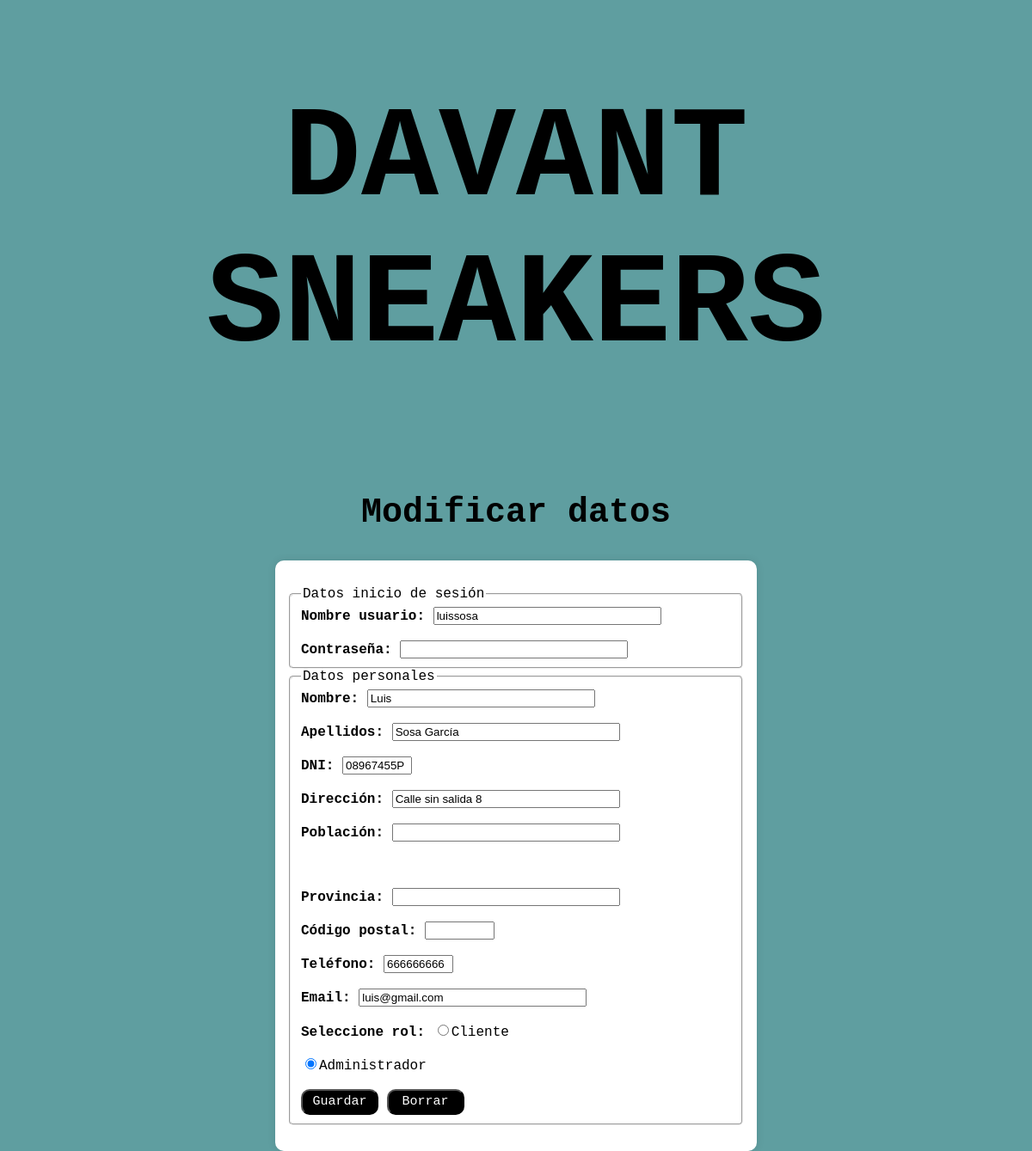
/modificar_usuario_seleccionado.php?id=1 (signed in), run on the app's committed database.
### tables this page shows
CREATE TABLE `usuario` (
  `id_usuario` int NOT NULL AUTO_INCREMENT,
  `nombre_usuario` varchar(50) NOT NULL,
  `contrasena` varchar(255) NOT NULL,
  PRIMARY KEY (`id_usuario`),
  UNIQUE KEY `nombre_usuario` (`nombre_usuario`),
  UNIQUE KEY `contraseña` (`contrasena`)
);

CREATE TABLE `datos_usuario` (
  `id_datos` int NOT NULL AUTO_INCREMENT,
  `id_usuario` int DEFAULT NULL,
  `nombre` varchar(100) NOT NULL,
  `apellidos` varchar(100) NOT NULL,
  `dni` varchar(9) NOT NULL,
  `direccion` varchar(255) NOT NULL,
  `poblacion` varchar(50) DEFAULT NULL,
  `provincia` varchar(50) DEFAULT NULL,
  `codigo_postal` int DEFAULT NULL,
  `telefono` int NOT NULL,
  `email` varchar(100) NOT NULL,
  PRIMARY KEY (`id_datos`),
  KEY `fk_usuario` (`id_usuario`),
  CONSTRAINT `fk_usuario` FOREIGN KEY (`id_usuario`) REFERENCES `usuario` (`id_usuario`) ON DELETE CASCADE
);

CREATE TABLE `usuario_rol` (
  `id_rol` int DEFAULT NULL,
  `id_usuario` int DEFAULT NULL,
  KEY `id_rol` (`id_rol`),
  KEY `fk_usuario_rol` (`id_usuario`),
  CONSTRAINT `fk_usuario_rol` FOREIGN KEY (`id_usuario`) REFERENCES `usuario` (`id_usuario`) ON DELETE CASCADE,
  CONSTRAINT `usuario_rol_ibfk_1` FOREIGN KEY (`id_rol`) REFERENCES `rol` (`id_rol`)
);

### modificar_usuario_seleccionado.php (the view, shortened to what this page needs)
<?php
require_once "conexion_db.php";
$id_usuario = intval($_GET['id']);
$sql_usuario = "SELECT id_usuario, nombre_usuario
                 FROM usuario
                 WHERE id_usuario = :id";
$stmt = $conn->prepare($sql_usuario);
$stmt->execute(['id' => $id_usuario]);
$usuario = $stmt->fetch(PDO::FETCH_ASSOC);
$sql_datos_usuario = "
SELECT d.nombre, d.apellidos, d.dni, d.direccion,
       d.poblacion, d.provincia, d.codigo_postal,
       d.telefono, d.email, ur.id_rol
FROM datos_usuario d
JOIN usuario_rol ur ON d.id_usuario = ur.id_usuario
WHERE d.id_usuario = :id";
$stmt = $conn->prepare($sql_datos_usuario);
$stmt->execute(['id' => $id_usuario]);
$datos_usuario = $stmt->fetch(PDO::FETCH_ASSOC);
?>
<!DOCTYPE html>
<html lang="es">
<head>
    <link rel="stylesheet" href="modificar_usuario_seleccionado.css">
</head>
<body>
    <h1><a href="administrar_pagina.php">DAVANT SNEAKERS</a></h1>
    <h2>Modificar datos</h2>
    <div id="caja_formulario">
        <form action="guardar_usuarios_modificados.php" method="POST">
            <fieldset id="datos_sesion">
                <legend>Datos inicio de sesión</legend>
                <label for="nombre_usuario"><b>Nombre usuario:</b></label>
                <input type="text" name="nombre_usuario" id="nombre_usuario" size="30" required value="<?= htmlspecialchars($usuario['nombre_usuario']) ?>"><br><br>
                <label for="contrasena"><b>Contraseña:</b></label>
                <input type="password" name="contrasena" id="contrasena" size="30">
            </fieldset>
            <fieldset>
                <legend>Datos personales</legend>
                <label for="nombre"><b>Nombre:</b></label>
                <input type="text" name="nombre" id="nombre" size="30" pattern="[A-Za-zÁÉÍÓÚáéíóúÑñ ]+" title="Solo debe contener letras" required value="<?= htmlspecialchars($datos_usuario['nombre']) ?>"><br><br>
                <label for="apellidos"><b>Apellidos:</b></label>
                <input type="text" name="apellidos" id="apellidos" pattern="[A-Za-zÁÉÍÓÚáéíóúÑñ ]+" title="Solo debe contener letras" size="30" required value="<?= htmlspecialchars($datos_usuario['apellidos']) ?>"><br><br>
                <label for="dni"><b>DNI:</b></label>
                <input type="text" name="dni" id="dni" pattern="[0-9]{8}[A-Za-z]{1}" title="Debe poner 8 números y una letra" minlength="9" maxlength="9" size="7" required value="<?= htmlspecialchars($datos_usuario['dni']) ?>"><br><br>
                <label for="direccion"><b>Dirección:</b></label>
                <input type="text" name="direccion" id="direccion" size="30" required value="<?= htmlspecialchars($datos_usuario['direccion']) ?>"><br><br>
                <label for="poblacion"><b>Población:</b></label>
                <input type="text" name="poblacion" id="poblacion" pattern="[A-Za-zÁÉÍÓÚáéíóúÑñ ]+" title="Solo debe contener letras" size="30" required value="<?= htmlspecialchars($datos_usuario['poblacion']) ?>"><br><br><br><br>
                <label for="provincia"><b>Provincia:</b></label>
                <input type="text" name="provincia" id="provincia" pattern="[A-Za-zÁÉÍÓÚáéíóúÑñ ]+" title="Solo debe contener letras" size="30" required value="<?= htmlspecialchars($datos_usuario['provincia']) ?>"><br><br>
                <label for="codigo_postal"><b>Código postal:</b></label>
                <input type="text" name="codigo_postal" id="codigo_postal" pattern="[0-9]{5}" maxlength="5" minlength="5" title="Debe contener 5 números" size="7" required value="<?= htmlspecialchars($datos_usuario['codigo_postal']) ?>"><br><br>
                <label for="telefono"><b>Teléfono:</b></label>
                <input type="text" name="telefono" id="telefono" pattern="[0-9]{9}" maxlength="9" minlength="9" size="7" required value="<?= htmlspecialchars($datos_usuario['telefono']) ?>"><br><br>
                <label for="email"><b>Email:</b></label>
                <input type="text" name="email" id="email" size="30" pattern="[a-z0-9._%+-]+@[a-z0-9.-]+\.[a-z]{2,4}$" title="Correo mal intriducido" required value="<?= htmlspecialchars($datos_usuario['email']) ?>"><br><br>
                <label type="rol"><b>Seleccione rol:</b></label>
                <input type="radio" name="rol" value="2" <?= ($datos_usuario['id_rol'] == 2) ? 'checked' : '' ?>>Cliente<br><br>
                <input type="radio" name="rol" value="1" <?= ($datos_usuario['id_rol'] == 1) ? 'checked' : '' ?>>Administrador<br><br>
                <input id="botones" type="submit" value="Guardar">
                <input id="botones2" type="reset" value="Borrar">
            </fieldset>
        </form>
</body>
</html>

### modificar_usuario_seleccionado.css (style rules this page uses)
body { margin: 0; padding: 0; width: 100%; min-height: 100vh; font-family: 'Courier New', Courier, monospace; color: black; background-color: cadetblue; display: flex; flex-direction: column; justify-content: center; align-items: center; }
h1 { font-family: 'Courier New', Courier, monospace; font-size: 150px; color: black; text-align: center; }
a { text-decoration: none; color: inherit; }
h2 { font-size: 40px; text-align: center; }
form { font-family: 'Courier New', Courier, monospace; display: flex; flex-direction: column; justify-content: center; align-items: center; background-color: white; padding: 30px; border-radius: 10px; box-shadow: 0 0 10px rgba(0, 0, 0, 0.1); width: 500px; }
fieldset { border-radius: 5px; width: 100%; }
#botones, #botones2 { font-family: 'Courier New', Courier, monospace; background-color: black; color: white; height: 30px; width: 90px; border-radius: 10px; font-size: 15px; }
@media (min-width: 1025px) { h1 { font-size: 150px; } }
@media (min-width: 1025px) { h2 { font-size: 40px; } }
@media (min-width: 1025px) { form { width: 500px; padding: 30px; } }
@media (min-width: 1025px) { #botones, #botones2 { width: 90px; height: 30px; font-size: 15px; } }

### data on the page
usuario: nombre_usuario "luissosa"
datos_usuario: nombre "Luis", apellidos "Sosa García", dni "08967455P", direccion "Calle sin salida 8", telefono "666666666", email "luis@gmail.com"
usuario_rol: id_rol "☑"
